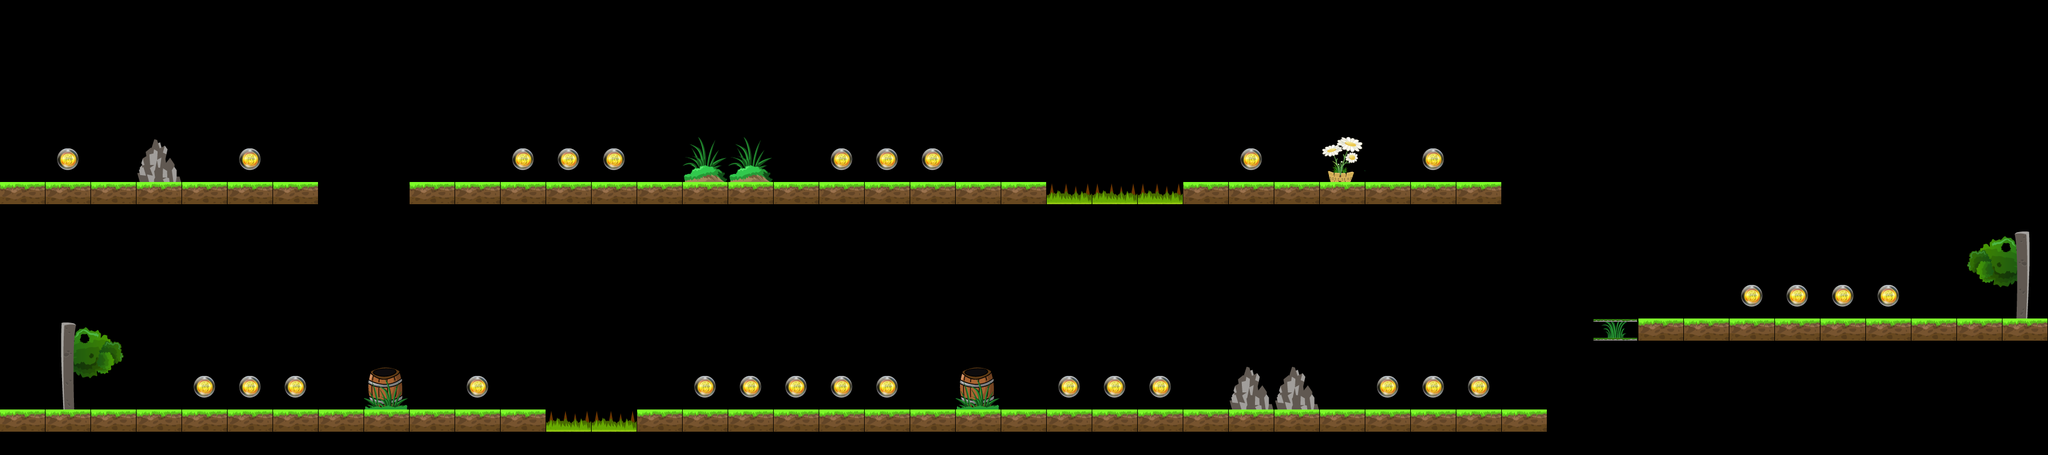

Tiled map render using the project's own tile images. Description and the map definition, with tile-layer contents summarised, below:
An orthogonal 45x10 tile map with 80x80 px tiles, 1 tile layer (Level).

<map version="1.0" orientation="orthogonal" width="45" height="10" tilewidth="80" tileheight="80">
 <properties>
  <property name="StartDirection" value="0" />
 </properties>
 <tileset firstgid="1" name="Untitled" tilewidth="80" tileheight="80">
  <image source="tileset0.png" width="640" height="320" />
 </tileset>
 <layer name="Level" width="45" height="10">
  <data>[450 cells, 121 non-empty, 17 distinct tile ids]</data>
 </layer>
</map>
